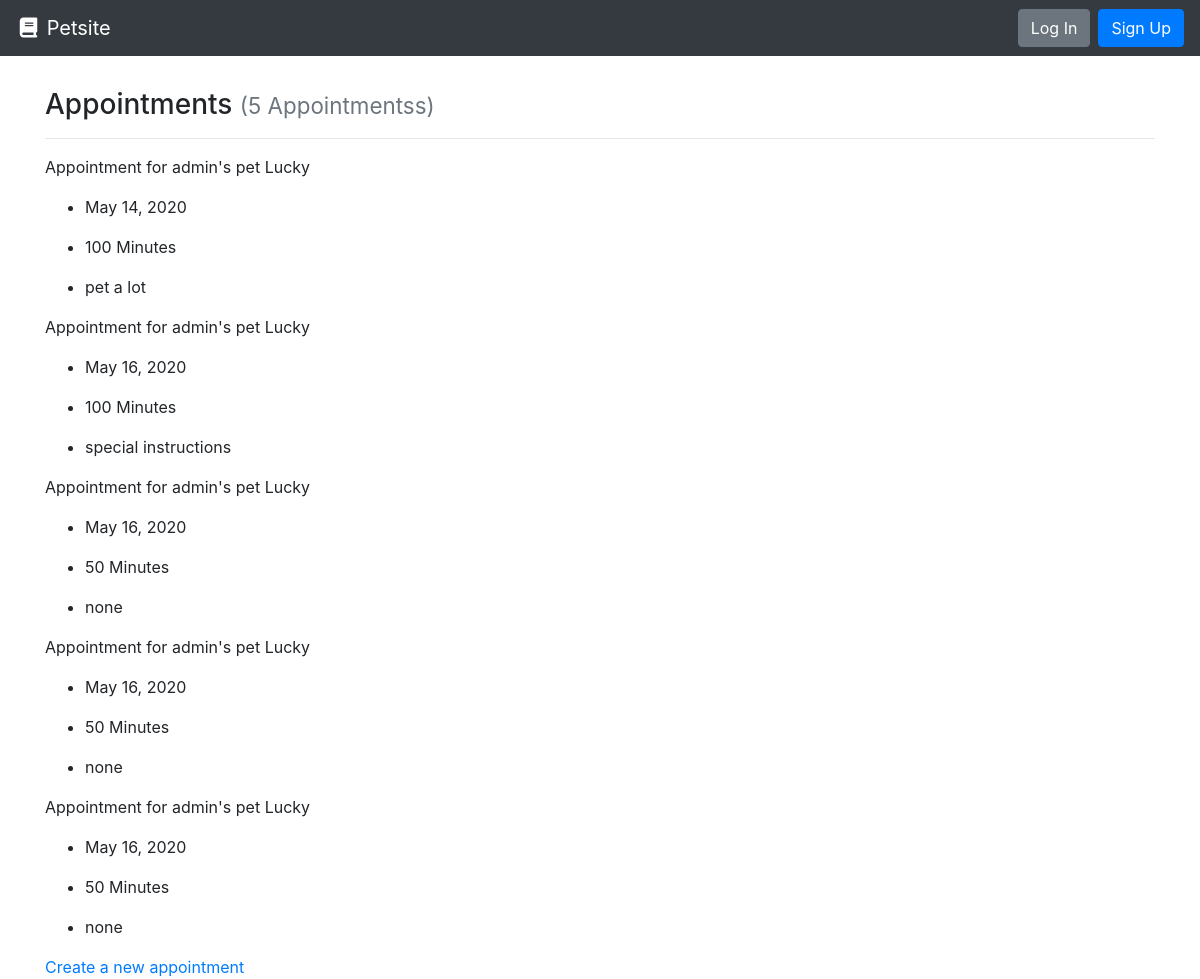
Screenshot of /calendar/ with the database file from the repository.
### pets/models.py (models this page shows, shortened)
class Appointment(models.Model):
    date_of_appointment = models.DateField(auto_now=True)
    duration_minutes = models.PositiveSmallIntegerField()
    special_instructions = models.CharField(max_length=256)
    pet = models.ForeignKey(Pet, on_delete=models.PROTECT)

class Pet(models.Model):
    pet_name = models.CharField(max_length=100)
    species = models.CharField(max_length=100)
    breed = models.CharField(max_length=100)
    weight_in_pounds = models.PositiveSmallIntegerField()
    owner = models.ForeignKey(User, on_delete=models.CASCADE)

### pets/views.py (the view)
# urls.py: path('calendar/', AppointmentListView.as_view(), name='appointments-list-view'),
class AppointmentListView(ListView):
    template_name = 'appointments_list.html'
    context_object_name = 'appointments'
    def get_queryset(self):
        return Appointment.objects.order_by('date_of_appointment')

### pets/templates/appointments_list.html
{% extends "base.html" %}
{% block content %}
  <h3>Appointments {% if appointments %}<small class="text-muted">({{ appointments|length }} Appointments{{ appointments|length|pluralize:"s" }})</small>{% endif %}</h3>
  <hr>
  {% if appointments %}
      {% for appointment in appointments %}
        <p>Appointment for {{ appointment.pet.owner.username }}'s pet {{ appointment.pet.pet_name }}</p>
      <ul>
        <li>
        <p>{{ appointment.date_of_appointment }}</p>
        </li>
        <li>
          <p>{{ appointment.duration_minutes }} Minutes</p>
        </li>
        <li>
          {{ appointment.special_instructions }}
        </li>
      </ul>
      {% endfor %}
        <a href="{% url 'appointment-create-view' %}" title='Appointment Create View'>Create a new appointment</a>
  {% else %}
    <div class="alert alert-primary" role="alert">No appointments to display.</div>
  {% endif %}
{% endblock %}

### rows the page displays
Appointment: pet.owner.username "admin", pet.pet_name "Lucky", date_of_appointment "May 14, 2020", duration_minutes "100", special_instructions "pet a lot"
Appointment: pet.owner.username "admin", pet.pet_name "Lucky", date_of_appointment "May 16, 2020", duration_minutes "100", special_instructions "special instructions"
Appointment: pet.owner.username "admin", pet.pet_name "Lucky", date_of_appointment "May 16, 2020", duration_minutes "50", special_instructions "none"
Appointment: pet.owner.username "admin", pet.pet_name "Lucky", date_of_appointment "May 16, 2020", duration_minutes "50", special_instructions "none"
Appointment: pet.owner.username "admin", pet.pet_name "Lucky", date_of_appointment "May 16, 2020", duration_minutes "50", special_instructions "none"

### other values shown
{{ appointments|length }} "5"
